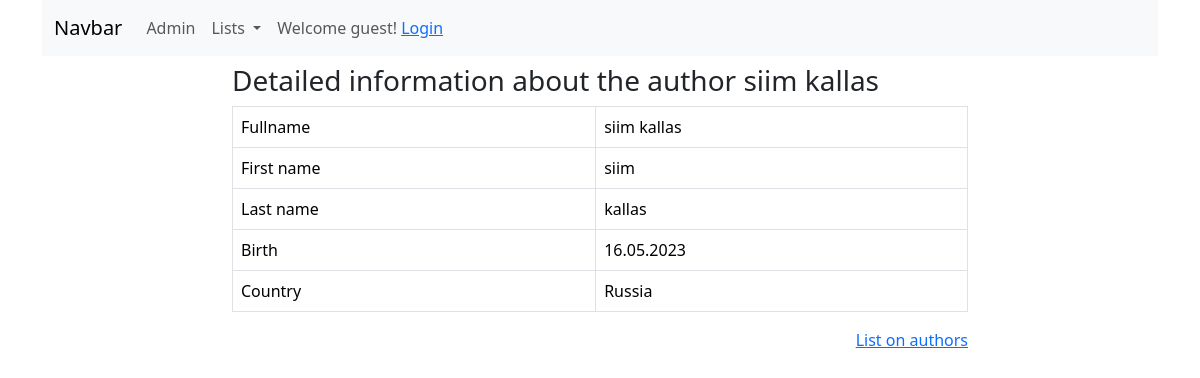
The app's page /booksapp/author_detail/5, older data.
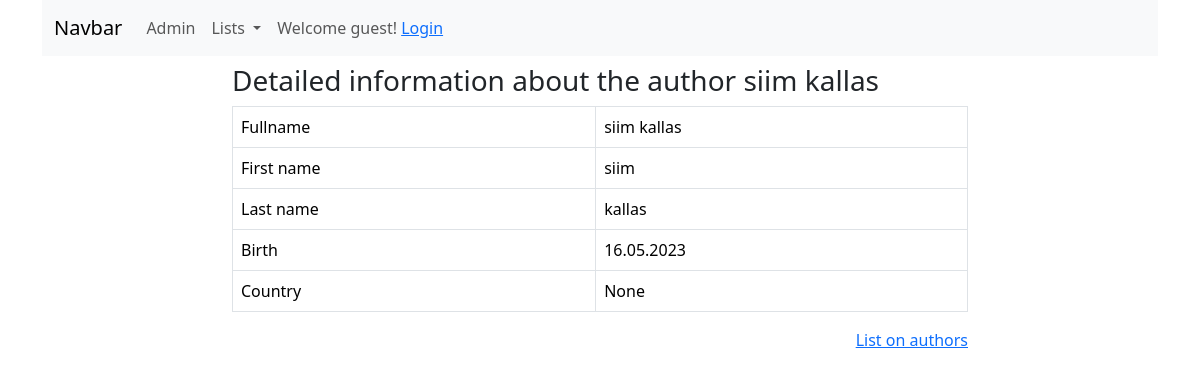
The same page, newer data.
### booksapp/models.py (models this page shows, shortened)
class Author(models.Model):
    firstname = models.CharField(max_length=25, validators=[MinLengthValidator(2)])
    lastname = models.CharField(max_length=25, validators=[MinLengthValidator(2)])
    birth = models.DateField(null=True, blank=True)
    country = models.ForeignKey(Country, on_delete=models.SET_NULL, null=True)
    class Meta:
        ordering = ['lastname', 'firstname']
    def fullname(self):
        return f'{self.firstname} {self.lastname}'

class Country(models.Model):
    country = models.CharField(max_length=50, validators=[MinLengthValidator(3)])
    class Meta:
        verbose_name_plural = 'countries'
    def __str__(self):
        return self.country

### booksapp/views.py (the view)
# urls.py: path('author_detail/<int:pk>', views.AuthorDetailView.as_view(), name='author_detail'),  # author detail view
class AuthorDetailView(DetailView):
    model = Author

### booksapp/templates/booksapp/author_detail.html
{% extends 'base.html' %}
{% block content %}
	<div class="row">
    <div class="col-8 mt-2 mx-auto">
        <h3>Detailed information about the author {{ author.fullname }}</h3>
        <table class="table table-bordered">
            <tr>
                <td>Fullname</td>
                <td>{{ author.fullname }}</td>
            </tr>
              <tr>
                <td>First name</td>
                <td>{{ author.firstname }}</td>
            </tr>
            <tr>
                <td>Last name</td>
                <td>{{ author.lastname }}</td>
            </tr>
            <tr>
                <td>Birth</td>
                <td>{{ author.birth|date:'d.m.Y'}}</td>
            </tr>
            <tr>
                <td>Country</td>
                <td>{{ author.country }}</td>
            </tr>
        </table>
        <p class="text-end">
            <a href="{% url 'booksapp:author_list' %}">List on authors</a>
        </p>
    </div>
    </div>
{% endblock %}

Row changes from the older to the newer data that the page shows:
changed Author "siim kallas": country "Russia" → "None"
